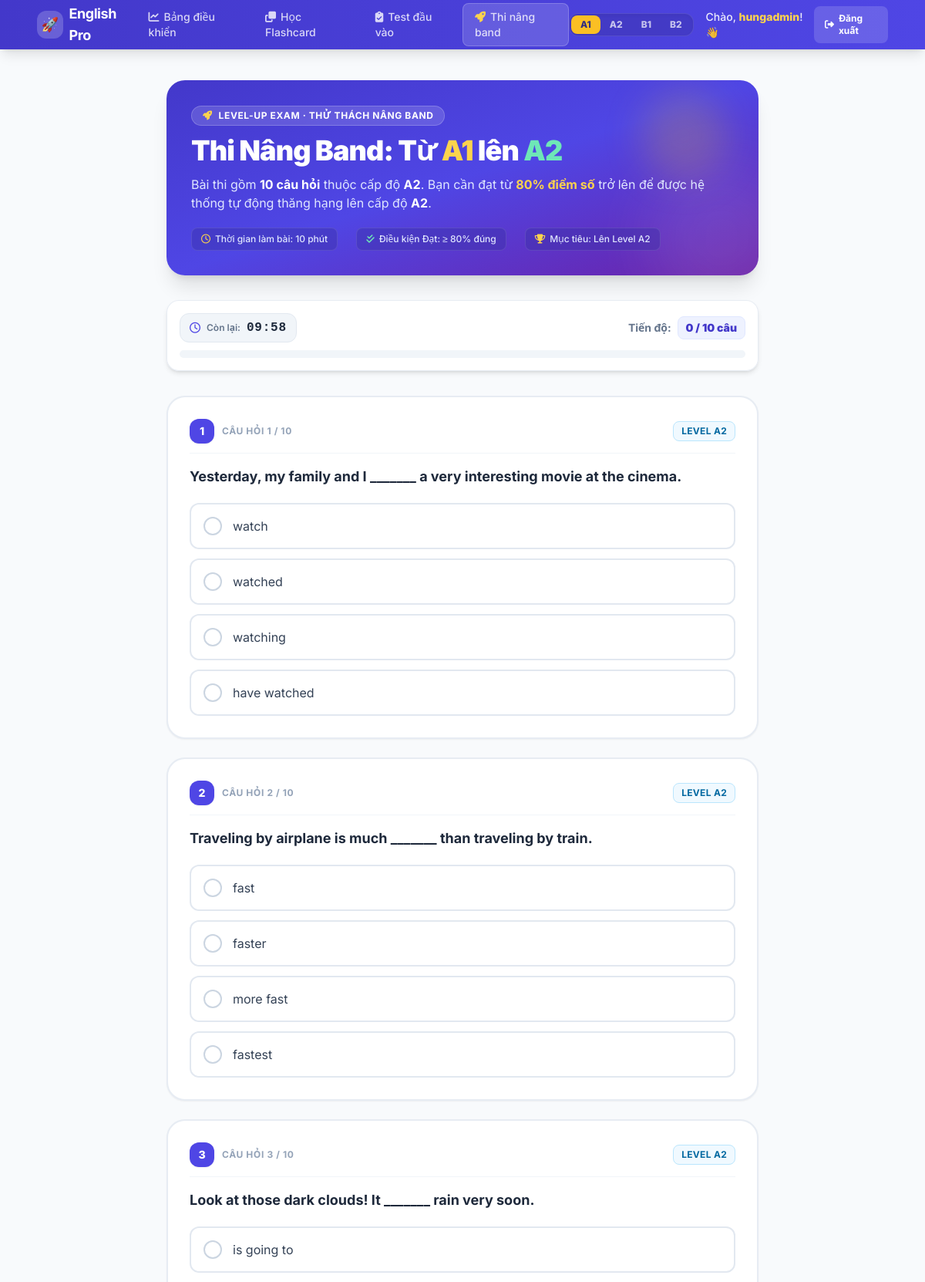
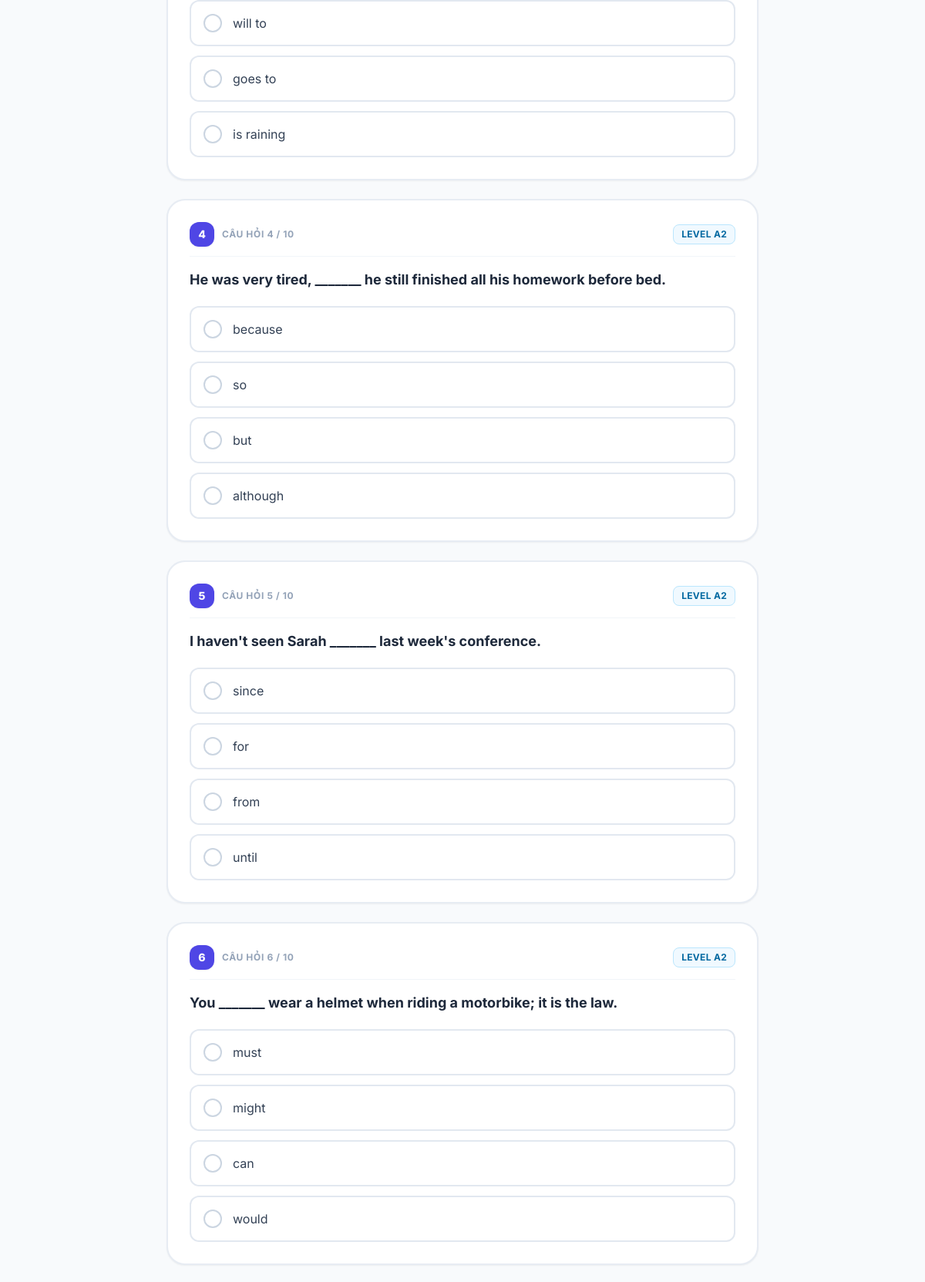
/level-up-exam/ (signed in, upper part), run on the app's committed database (2 pictures, top to bottom).
### core/models.py (models this page shows, shortened)
class UserProfile(models.Model):
    user = models.OneToOneField(User, on_delete=models.CASCADE, related_name="profile")
    target_listening = models.FloatField(default=0.0, verbose_name="Mục tiêu Nghe (Listening)")
    target_speaking = models.FloatField(default=0.0, verbose_name="Mục tiêu Nói (Speaking)")
    target_reading = models.FloatField(default=0.0, verbose_name="Mục tiêu Đọc (Reading)")
    target_writing = models.FloatField(default=0.0, verbose_name="Mục tiêu Viết (Writing)")
    exam_date = models.DateField(null=True, blank=True, verbose_name="Ngày thi dự kiến")
    assigned_level = models.CharField(
        max_length=2,
        choices=LEVEL_CHOICES,
        default="A1",
        blank=True,
        verbose_name="Trình độ đầu vào",
    )
    has_taken_placement_test = models.BooleanField(
        default=False,
        verbose_name="Đã làm bài test đầu vào",
    )
    class Meta:
        verbose_name = "Thông tin học viên"
        verbose_name_plural = "Thông tin học viên"

class PlacementQuestion(models.Model):
    question_text = models.CharField(max_length=500, verbose_name="Nội dung câu hỏi")
    level = models.CharField(
        max_length=2,
        choices=LEVEL_CHOICES,
        default="A1",
        verbose_name="Độ khó",
    )
    order = models.PositiveIntegerField(default=0, verbose_name="Thứ tự sắp xếp")
    created_at = models.DateTimeField(auto_now_add=True, verbose_name="Ngày tạo")
    class Meta:
        verbose_name = "Câu hỏi test đầu vào"
        verbose_name_plural = "Câu hỏi test đầu vào"
        ordering = ["order", "id"]

class PlacementChoice(models.Model):
    question = models.ForeignKey(
        PlacementQuestion,
        on_delete=models.CASCADE,
        related_name="choices",
        verbose_name="Câu hỏi",
    )
    choice_text = models.CharField(max_length=255, verbose_name="Nội dung lựa chọn")
    is_correct = models.BooleanField(default=False, verbose_name="Đáp án đúng")
    class Meta:
        verbose_name = "Lựa chọn đáp án"
        verbose_name_plural = "Lựa chọn đáp án"

### core/views.py (the view, shortened to what this page needs)
# urls.py: path("level-up-exam/", views.level_up_exam_view, name="level_up_exam"),
@login_required
def level_up_exam_view(request):
    profile, _ = UserProfile.objects.get_or_create(user=request.user)
    current_level = profile.assigned_level or "A1"
    target_level = get_next_level(current_level)
    questions = (
        PlacementQuestion.objects.filter(level=target_level)
        .prefetch_related("choices")
        .order_by("order", "id")
    )
    total_questions = questions.count()
    return render(
        request,
        "core/level_up_exam.html",
        {
            "is_max_level": False,
            "current_level": current_level,
            "target_level": target_level,
            "questions": questions,
            "total_questions": total_questions,
        },
    )

### templates/core/level_up_exam.html (shortened to what this page needs)
{% extends "core/base.html" %}
{% block nav_levelup %}nav-active{% endblock %}
{% block content %}
<div class="max-w-3xl mx-auto space-y-6 sm:space-y-8 animate-slide-up pb-20">
    {% if is_max_level %}
    <div class="bg-gradient-to-br from-amber-500 via-orange-600 to-amber-700 rounded-3xl p-8 sm:p-12 text-white relative overflow-hidden shadow-2xl text-center space-y-6">
        <div class="absolute -right-12 -bottom-12 w-52 h-52 bg-white/10 rounded-full blur-2xl pointer-events-none"></div>
        <div class="absolute -left-12 -top-12 w-52 h-52 bg-yellow-300/20 rounded-full blur-2xl pointer-events-none"></div>
        <div class="relative z-10 space-y-4 max-w-lg mx-auto">
            <div class="w-20 h-20 sm:w-24 sm:h-24 bg-white/20 backdrop-blur-md rounded-3xl flex items-center justify-center mx-auto text-4xl sm:text-5xl shadow-inner border border-white/30 animate-bounce">
                👑
            </div>
            <div class="inline-flex items-center gap-2 bg-white/20 px-4 py-1.5 rounded-full text-xs font-black tracking-wider uppercase border border-white/30 shadow-sm">
                <i class="fas fa-crown text-amber-200"></i>
                <span>Cấp độ cao nhất trong hệ thống</span>
            </div>
            <h1 class="text-2xl sm:text-4xl font-black tracking-tight leading-tight">
                Bạn Đã Đạt Cấp Độ B2 (Upper Intermediate)!
            </h1>
            <p class="text-amber-100 text-sm sm:text-base leading-relaxed">
                Xin chúc mừng! Bạn hiện đang ở cấp độ cao nhất trong hệ thống phân loại CEFR của English Pro. Bạn không cần thi nâng band nữa. Hãy tiếp tục luyện các đề thi chuyên sâu 4 kỹ năng (IELTS 6.5 - 7.5+) và duy trì vốn từ vựng học thuật đỉnh cao!
            </p>
            <div class="pt-4 flex flex-col sm:flex-row items-center justify-center gap-3">
                <a href="{% url 'index' %}?level=B2" class="w-full sm:w-auto px-6 py-3.5 bg-white text-orange-700 hover:bg-orange-50 font-extrabold text-sm rounded-2xl shadow-lg active:scale-95 transition-all flex items-center justify-center gap-2">
                    <i class="fas fa-book-open"></i> Luyện từ vựng B2
                </a>
                <a href="{% url 'dashboard' %}" class="w-full sm:w-auto px-6 py-3.5 bg-amber-800/60 hover:bg-amber-800/80 text-white font-bold text-sm rounded-2xl border border-white/20 transition-all flex items-center justify-center gap-2">
                    <i class="fas fa-chart-line"></i> Về Bảng điều khiển
                </a>
            </div>
        </div>
    </div>
    {% else %}
    <div class="bg-gradient-to-br from-indigo-700 via-brand-600 to-purple-800 rounded-3xl p-6 sm:p-8 text-white relative overflow-hidden shadow-xl">
        <div class="absolute -right-12 -bottom-12 w-48 h-48 bg-white/10 rounded-full blur-2xl pointer-events-none"></div>
        <div class="absolute right-10 top-4 w-28 h-28 bg-amber-400/20 rounded-full blur-xl pointer-events-none"></div>
        <div class="relative z-10 space-y-3">
            <div class="inline-flex items-center gap-2 bg-white/15 backdrop-blur-md px-3.5 py-1 rounded-full text-xs font-bold tracking-wider uppercase border border-white/20">
                <i class="fas fa-rocket text-amber-300"></i>
                <span>Level-Up Exam · Thử Thách Nâng Band</span>
            </div>
            <h1 class="text-2xl sm:text-3xl lg:text-4xl font-black tracking-tight leading-tight">
                Thi Nâng Band: Từ <span class="text-amber-300">{{ current_level }}</span> lên <span class="text-emerald-300">{{ target_level }}</span>
            </h1>
            <p class="text-brand-100 text-sm sm:text-base leading-relaxed max-w-2xl">
                Bài thi gồm <strong class="text-white">{{ total_questions }} câu hỏi</strong> thuộc cấp độ <strong class="text-white">{{ target_level }}</strong>. Bạn cần đạt từ <strong class="text-amber-300">80% điểm số</strong> trở lên để được hệ thống tự động thăng hạng lên cấp độ <strong class="text-white">{{ target_level }}</strong>.
            </p>
            <div class="pt-2 flex flex-wrap items-center gap-3 sm:gap-6 text-xs text-brand-100 font-medium">
                <span class="flex items-center gap-1.5 bg-brand-800/40 px-3 py-1.5 rounded-lg border border-white/10">
                    <i class="far fa-clock text-amber-300"></i> Thời gian làm bài: 10 phút
                </span>
                <span class="flex items-center gap-1.5 bg-brand-800/40 px-3 py-1.5 rounded-lg border border-white/10">
                    <i class="fas fa-check-double text-emerald-300"></i> Điều kiện Đạt: ≥ 80% đúng
                </span>
                <span class="flex items-center gap-1.5 bg-brand-800/40 px-3 py-1.5 rounded-lg border border-white/10">
                    <i class="fas fa-trophy text-amber-300"></i> Mục tiêu: Lên Level {{ target_level }}
                </span>
            </div>
        </div>
    </div>
    <div id="sticky-header" class="sticky top-16 z-30 bg-white/95 backdrop-blur-md border border-slate-200/80 rounded-2xl p-4 shadow-md transition-all">
        <div class="flex items-center justify-between gap-4 mb-2.5">
            <div id="timerContainer" class="flex items-center gap-2 bg-slate-100 px-3 py-1.5 rounded-xl border border-slate-200 transition-colors">
                <i id="timerIcon" class="far fa-clock text-brand-600 text-sm animate-pulse"></i>
                <span class="text-xs font-semibold text-slate-500 hidden sm:inline">Còn lại:</span>
                <span id="countdownDisplay" class="text-sm sm:text-base font-black text-slate-800 tracking-wider font-mono">10:00</span>
            </div>
            <div class="flex items-center gap-2">
                <span class="text-xs sm:text-sm font-bold text-slate-500 hidden sm:inline">Tiến độ:</span>
                <span class="text-xs sm:text-sm font-black text-brand-700 bg-brand-50 px-2.5 py-1 rounded-lg border border-brand-100">
                    <span id="answered-count">0</span> / {{ total_questions }} câu
                </span>
            </div>
        </div>
        <div class="w-full bg-slate-100 rounded-full h-2.5 overflow-hidden">
        </div>
    </div>
    <form id="levelUpForm" method="POST" action="{% url 'level_up_exam' %}" novalidate class="space-y-6">
        {% for q in questions %}
        <div id="question-card-{{ q.id }}" class="question-card bg-white rounded-2xl sm:rounded-3xl border-2 border-slate-200/80 p-5 sm:p-7 shadow-sm transition-all duration-200 hover:border-brand-200" data-question-id="{{ q.id }}">
            <div class="flex items-center justify-between gap-3 mb-4 pb-3 border-b border-slate-100">
                <div class="flex items-center gap-2.5">
                    <span class="w-7 h-7 sm:w-8 sm:h-8 rounded-xl bg-brand-600 text-white text-xs sm:text-sm font-extrabold flex items-center justify-center shadow-sm">
                        {{ forloop.counter }}
                    </span>
                    <span class="text-xs font-bold text-slate-400 uppercase tracking-wider">
                        Câu hỏi {{ forloop.counter }} / {{ total_questions }}
                    </span>
                </div>
                <span class="px-2.5 py-1 rounded-lg text-xs font-bold uppercase tracking-wide
                    {% if q.level == 'A1' %}bg-emerald-50 text-emerald-700 border border-emerald-200
                    {% elif q.level == 'A2' %}bg-sky-50 text-sky-700 border border-sky-200
                    {% elif q.level == 'B1' %}bg-indigo-50 text-indigo-700 border border-indigo-200
                    {% else %}bg-amber-50 text-amber-700 border border-amber-200{% endif %}">
                    Level {{ q.level }}
                </span>
            </div>
            <h2 class="text-base sm:text-lg font-bold text-slate-800 leading-snug mb-5">
                {{ q.question_text }}
            </h2>
            <div class="space-y-2.5 sm:space-y-3">
                {% for choice in q.choices.all %}
                <label class="choice-item flex items-center gap-3.5 p-3.5 sm:p-4 rounded-xl border-2 border-slate-200 bg-white hover:border-brand-300 hover:bg-slate-50/70 cursor-pointer transition-all duration-150 has-[:checked]:border-brand-600 has-[:checked]:bg-brand-50/70 has-[:checked]:shadow-sm group select-none">
                    <span class="w-5 h-5 sm:w-6 sm:h-6 rounded-full border-2 border-slate-300 group-hover:border-brand-400 flex items-center justify-center flex-shrink-0 group-has-[:checked]:border-brand-600 group-has-[:checked]:bg-brand-600 transition-colors">
                    </span>
                    <span class="text-sm sm:text-base text-slate-700 group-has-[:checked]:text-brand-900 group-has-[:checked]:font-semibold transition-colors flex-1 leading-relaxed">
                        {{ choice.choice_text }}
                    </span>
                </label>
                {% empty %}
                <p class="text-xs text-slate-400 italic">Chưa có lựa chọn nào cho câu hỏi này.</p>
                {% endfor %}
            </div>
        </div>
        {% endfor %}
    </form>
    {% endif %}
</div>
{% endblock %}

### templates/core/base.html (shortened to what this page needs)
{% load static %}
<!DOCTYPE html>
<html lang="vi" class="scroll-smooth">
<head>
    <script src="https://cdn.tailwindcss.com"></script>
    <link rel="stylesheet" href="https://cdnjs.cloudflare.com/ajax/libs/font-awesome/6.4.0/css/all.min.css">
</head>
<body class="bg-slate-50 min-h-screen">
    <nav class="bg-gradient-to-r from-brand-700 to-brand-600 shadow-lg sticky top-0 z-50">
        <div class="max-w-6xl mx-auto px-4 sm:px-6">
            <div class="flex items-center justify-between h-16">
                <a href="{% url 'index' %}" class="flex items-center gap-2 group">
                    <div class="w-9 h-9 bg-white/20 rounded-xl flex items-center justify-center group-hover:bg-white/30 transition-colors">
                        <span class="text-lg">🚀</span>
                    </div>
                    <span class="text-white font-bold text-lg tracking-tight">English Pro</span>
                </a>
                <div class="hidden md:flex items-center gap-1">
                    {% if request.user.is_authenticated %}
                    <a href="{% url 'dashboard' %}"
                       class="nav-link px-4 py-2 rounded-lg text-sm font-medium text-white/80 hover:text-white hover:bg-white/15 transition-all {% block nav_dash %}{% endblock %}">
                        <i class="fas fa-chart-line mr-1.5"></i>Bảng điều khiển
                    </a>
                    <a href="{% url 'index' %}"
                       class="nav-link px-4 py-2 rounded-lg text-sm font-medium text-white/80 hover:text-white hover:bg-white/15 transition-all {% block nav_home %}{% endblock %}">
                        <i class="fas fa-clone mr-1.5"></i>Học Flashcard
                    </a>
                    <a href="{% url 'placement_test' %}"
                       class="nav-link px-4 py-2 rounded-lg text-sm font-medium text-white/80 hover:text-white hover:bg-white/15 transition-all {% block nav_placement %}{% endblock %}">
                        <i class="fas fa-clipboard-check mr-1.5"></i>Test đầu vào
                    </a>
                    <a href="{% url 'level_up_exam' %}"
                       class="nav-link px-4 py-2 rounded-lg text-sm font-medium text-white/80 hover:text-white hover:bg-white/15 transition-all {% block nav_levelup %}{% endblock %}">
                        <i class="fas fa-rocket mr-1.5 text-amber-300"></i>Thi nâng band
                    </a>
                    {% endif %}
                </div>
                <div class="hidden md:flex items-center gap-3">
                    {% if request.user.is_authenticated %}
                    <div class="flex items-center gap-3">
                        <div class="flex items-center bg-brand-800/40 rounded-xl p-0.5 border border-white/10 mr-1 shadow-inner">
                            <a href="/course/a1/" class="px-3 py-1 rounded-lg text-xs font-extrabold transition-all {% if active_level == 'A1' or not active_level %}bg-amber-400 text-brand-900 shadow-sm{% else %}text-white/70 hover:text-white hover:bg-white/5{% endif %}">A1</a>
                            <a href="/course/a2/" class="px-3 py-1 rounded-lg text-xs font-extrabold transition-all {% if active_level == 'A2' %}bg-amber-400 text-brand-900 shadow-sm{% else %}text-white/70 hover:text-white hover:bg-white/5{% endif %}">A2</a>
                            <a href="/course/b1/" class="px-3 py-1 rounded-lg text-xs font-extrabold transition-all {% if active_level == 'B1' %}bg-amber-400 text-brand-900 shadow-sm{% else %}text-white/70 hover:text-white hover:bg-white/5{% endif %}">B1</a>
                            <a href="/course/b2/" class="px-3 py-1 rounded-lg text-xs font-extrabold transition-all {% if active_level == 'B2' %}bg-amber-400 text-brand-900 shadow-sm{% else %}text-white/70 hover:text-white hover:bg-white/5{% endif %}">B2</a>
                        </div>
                        <span class="text-white/90 text-sm font-medium">
                            Chào, <span class="text-amber-300 font-extrabold">{{ request.user.username }}</span>! 👋
                        </span>
                        <a href="{% url 'logout' %}" class="px-3.5 py-2 bg-white/15 hover:bg-white/25 text-white rounded-lg text-xs font-bold transition-all flex items-center gap-1.5">
                            <i class="fas fa-right-from-bracket"></i> Đăng xuất
                        </a>
                    </div>
                    {% endif %}
                </div>
            </div>
        </div>
    </nav>
    <main class="max-w-6xl mx-auto px-4 sm:px-6 py-6 sm:py-10 animate-slide-up">
        {% block content %}{% endblock %}
    </main>
</body>
</html>

### data on the page
UserProfile: assigned_level "A1"
PlacementQuestion: total_questions "10", level "A2", question_text "Yesterday, my family and I _______ a very interesting movie at the cinema."
PlacementChoice: choice_text "watch"
PlacementChoice: choice_text "watched"
PlacementChoice: choice_text "watching"
PlacementChoice: choice_text "have watched"
PlacementQuestion: total_questions "10", level "A2", question_text "Traveling by airplane is much _______ than traveling by train."
PlacementChoice: choice_text "fast"
PlacementChoice: choice_text "faster"
PlacementChoice: choice_text "more fast"
PlacementChoice: choice_text "fastest"
PlacementQuestion: total_questions "10", level "A2", question_text "Look at those dark clouds! It _______ rain very soon."
PlacementChoice: choice_text "is going to"
PlacementChoice: choice_text "will to"
PlacementChoice: choice_text "goes to"
PlacementChoice: choice_text "is raining"
PlacementQuestion: total_questions "10", level "A2", question_text "He was very tired, _______ he still finished all his homework before bed."
PlacementChoice: choice_text "because"
PlacementChoice: choice_text "so"
PlacementChoice: choice_text "but"
PlacementChoice: choice_text "although"
PlacementQuestion: total_questions "10", level "A2", question_text "I haven't seen Sarah _______ last week's conference."
PlacementChoice: choice_text "since"
PlacementChoice: choice_text "for"
PlacementChoice: choice_text "from"
PlacementChoice: choice_text "until"
PlacementQuestion: total_questions "10", level "A2", question_text "You _______ wear a helmet when riding a motorbike; it is the law."
PlacementChoice: choice_text "must"
PlacementChoice: choice_text "might"
PlacementChoice: choice_text "can"
PlacementChoice: choice_text "would"

### other printed values
{{ request.user.username }} "hungadmin"
{{ target_level }} "A2"
{{ total_questions }} "10"
